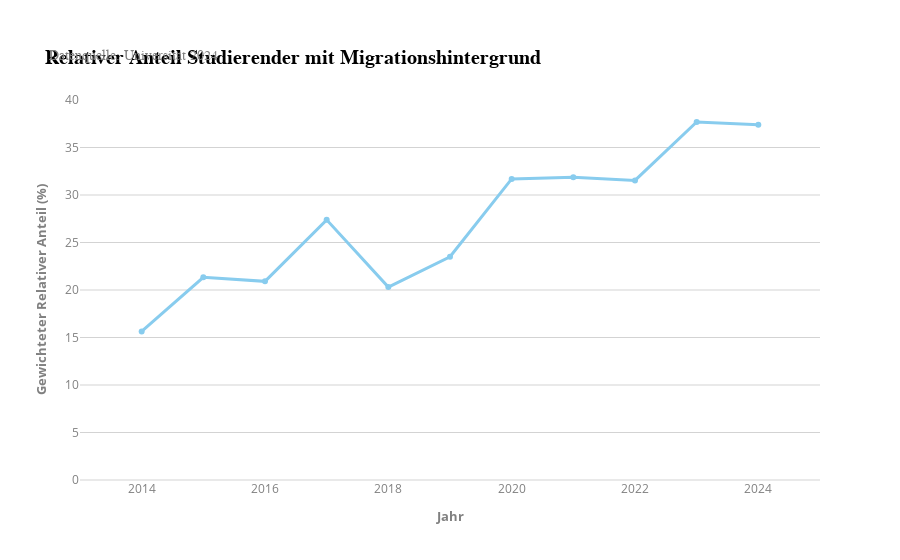

Source (notebook cell):
### Code cell
import pandas as pd
import plotly.express as px

# Datei einlesen (ersetze 'data.xlsx' durch den tatsächlichen Dateinamen)
file_path = "data.xlsx"

# Alle Sheets einlesen, aber das erste Blatt ignorieren
sheets = pd.read_excel(file_path, sheet_name=None, engine="openpyxl")

# Das erste Blatt entfernen
sheets.pop(next(iter(sheets)))  # Entfernt das erste Blatt basierend auf der Reihenfolge

# Dictionary zur Speicherung der Werte
gewichteter_anteil = {}  # Gewichtete relative Quote basierend auf der tatsächlichen Gesamtzahl

# Durch alle verbleibenden Jahre iterieren
for jahr, df in sheets.items():
    df.columns = df.columns.astype(str).str.strip()
    
    # Extrahiere die Zeilen mit "Migrationshintergrund (%)"
    migration_row = df[df["Variable"].str.contains("Migrationshintergrund", na=False) & 
                       df["Category"].str.contains("\(\%\)", na=False)]
    
    # Extrahiere die Zeilen mit "Anzahl Studierende"
    total_students_row = df[df["Variable"].str.contains("Rücklaufquote", na=False) & 
                            df["Category"].str.contains("Anzahl Studierende", na=False)]
    
    if not migration_row.empty and not total_students_row.empty:
        # Gesamtanzahl der Studierenden summieren
        total_students = total_students_row.iloc[:, 2:].sum(axis=1).values[0]

        # Mittelwert des Anteils über alle Studiengänge berechnen
        avg_migration_rate = migration_row.iloc[:, 2:].mean(axis=1).values[0]

        # Gewichteter relativer Anteil berechnet als: (absolute Anzahl / Gesamtzahl der Studierenden) * 100
        gewichteter_anteil[jahr] = (avg_migration_rate / 100) * 100

# Daten als DataFrame formatieren
df_migration = pd.DataFrame({
    "Jahr": list(gewichteter_anteil.keys()),
    "Gewichteter Relativer Anteil (%)": list(gewichteter_anteil.values())
})

df_migration = df_migration.sort_values(by="Jahr")

# Plot mit Plotly erstellen
fig = px.line(
    df_migration, 
    x="Jahr", 
    y="Gewichteter Relativer Anteil (%)", 
    markers=True, 
    title="Relativer Anteil Studierender mit Migrationshintergrund",
    color_discrete_sequence=px.colors.qualitative.Safe,
    template="infoviz"
)

# Layout-Anpassungen
fig.update_traces(line=dict(width=3))  # Linie dicker machen

fig.update_layout(
    yaxis=dict(range=[0, 40]),  # Y-Achsenbereich festlegen
    annotations=[
        dict(
            text="Datenquelle: Universität 2024",  # Individueller Untertitel
            xanchor="left",  # Linksbündig
            x=-0.045,  # x-Position
            y=1.14,  # y-Position
            xref="paper", yref="paper",
            showarrow=False,
            font=dict(size=14, color="grey", family="Arial")  # Schriftgröße, Farbe und Schriftart
        )
    ],
    xaxis=dict(range=[2013, 2025]) 
)

fig.show()

### Figure 1 — Plotly figure (JSON) as saved in the notebook; plotly's stock layout.template omitted (floating-point values rounded to 4 significant figures)
{"data": [{"hovertemplate": "Jahr=%{x}<br>Gewichteter Relativer Anteil (%)=%{y}<extra></extra>", "legendgroup": "", "line": {"color": "rgb(136, 204, 238)", "dash": "solid", "width": 3}, "marker": {"symbol": "circle"}, "mode": "lines+markers", "name": "", "orientation": "v", "showlegend": false, "type": "scatter", "x": ["2013", "2014", "2015", "2016", "2017", "2018", "2019", "2020", "2021", "2022", "2023", "2024"], "xaxis": "x", "y": [NaN, 15.64, 21.33, 20.91, 27.38, 20.31, 23.5, 31.69, 31.86, 31.53, 37.69, 37.38], "yaxis": "y"}], "layout": {"annotations": [{"font": {"color": "grey", "family": "Arial", "size": 14}, "showarrow": false, "text": "Datenquelle: Universität 2024", "x": -0.045, "xanchor": "left", "xref": "paper", "y": 1.14, "yref": "paper"}], "legend": {"tracegroupgap": 0}, "title": {"text": "Relativer Anteil Studierender mit Migrationshintergrund"}, "xaxis": {"anchor": "y", "domain": [0, 1], "range": [2013, 2025], "title": {"text": "Jahr"}}, "yaxis": {"anchor": "x", "domain": [0, 1], "range": [0, 40], "title": {"text": "Gewichteter Relativer Anteil (%)"}}}}
